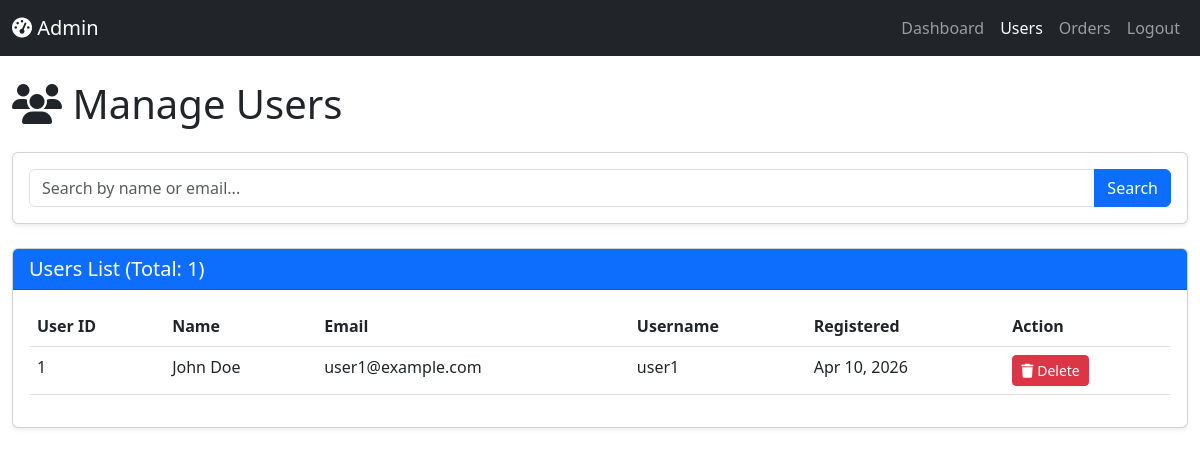
Page /admin/users.php (signed in) on the committed database.
### tables this page shows
CREATE TABLE `users` (
  `user_id` INT PRIMARY KEY AUTO_INCREMENT,
  `username` VARCHAR(50) UNIQUE NOT NULL,
  `email` VARCHAR(100) UNIQUE NOT NULL,
  `password` VARCHAR(255) NOT NULL,
  `first_name` VARCHAR(50) NOT NULL,
  `last_name` VARCHAR(50) NOT NULL,
  `phone` VARCHAR(20),
  `address` TEXT,
  `city` VARCHAR(50),
  `state` VARCHAR(50),
  `postal_code` VARCHAR(10),
  `country` VARCHAR(50),
  `created_at` TIMESTAMP DEFAULT CURRENT_TIMESTAMP,
  `updated_at` TIMESTAMP DEFAULT CURRENT_TIMESTAMP ON UPDATE CURRENT_TIMESTAMP,
  INDEX `idx_email` (`email`),
  INDEX `idx_username` (`username`)
);

### includes/functions.php (called while the page is built, shortened)
<?php
function formatDate($date) {
    return date('M d, Y', strtotime($date));
}
?>

### admin/users.php (the view, shortened to what this page needs)
<?php
include_once '../config/db.php';
include_once '../includes/functions.php';
$search = isset($_GET['search']) ? sanitize($_GET['search']) : '';
$where = $search ? "WHERE first_name LIKE '%" . $conn->real_escape_string($search) . "%' OR email LIKE '%" . $conn->real_escape_string($search) . "%'" : "";
$result = $conn->query("SELECT * FROM users {$where} ORDER BY created_at DESC");
?>
<!DOCTYPE html>
<html lang="en">
<head>
    <link href="https://cdnjs.cloudflare.com/ajax/libs/bootstrap/5.3.0/css/bootstrap.min.css" rel="stylesheet">
    <link href="https://cdnjs.cloudflare.com/ajax/libs/font-awesome/6.4.0/css/all.min.css" rel="stylesheet">
</head>
<body>
    <nav class="navbar navbar-expand-lg navbar-dark bg-dark">
        <div class="container-fluid">
            <a class="navbar-brand" href="/E-comm/admin/dashboard.php"><i class="fas fa-tachometer-alt"></i> Admin</a>
            <ul class="navbar-nav ms-auto">
                <li class="nav-item"><a class="nav-link" href="/E-comm/admin/dashboard.php">Dashboard</a></li>
                <li class="nav-item"><a class="nav-link active" href="/E-comm/admin/users.php">Users</a></li>
                <li class="nav-item"><a class="nav-link" href="/E-comm/admin/orders.php">Orders</a></li>
                <li class="nav-item"><a class="nav-link" href="/E-comm/admin/logout.php">Logout</a></li>
            </ul>
        </div>
    </nav>
    <div class="container-fluid py-4">
        <h1 class="mb-4"><i class="fas fa-users"></i> Manage Users</h1>
        <div class="card shadow-sm mb-4">
            <div class="card-body">
                <form method="GET">
                    <div class="input-group">
                        <input type="text" class="form-control" name="search" placeholder="Search by name or email..." value="<?php echo $search; ?>">
                        <button class="btn btn-primary">Search</button>
                    </div>
                </form>
            </div>
        </div>
        <div class="card shadow-sm">
            <div class="card-header bg-primary text-white">
                <h5 class="mb-0">Users List (Total: <?php echo $result->num_rows; ?>)</h5>
            </div>
            <div class="card-body">
                <div class="table-responsive">
                    <table class="table table-hover">
                        <thead>
                            <tr>
                                <th>User ID</th>
                                <th>Name</th>
                                <th>Email</th>
                                <th>Username</th>
                                <th>Registered</th>
                                <th>Action</th>
                            </tr>
                        </thead>
                        <tbody>
                            <?php while ($user = $result->fetch_assoc()): ?>
                                <tr>
                                    <td><?php echo $user['user_id']; ?></td>
                                    <td><?php echo $user['first_name'] . ' ' . $user['last_name']; ?></td>
                                    <td><?php echo $user['email']; ?></td>
                                    <td><?php echo $user['username']; ?></td>
                                    <td><?php echo formatDate($user['created_at']); ?></td>
                                    <td>
                                        <a href="?delete=<?php echo $user['user_id']; ?>" class="btn btn-sm btn-danger" onclick="return confirm('Delete this user?')">
                                            <i class="fas fa-trash"></i> Delete
                                        </a>
                                    </td>
                                </tr>
                            <?php endwhile; ?>
                        </tbody>
                    </table>
                </div>
            </div>
        </div>
    </div>
</body>
</html>

### rows in the picture
users: user_id "1", first_name "John", last_name "Doe", email "user1@example.com", username "user1", created_at "Apr 10, 2026"

### other values in the picture
$result->num_rows "1"
